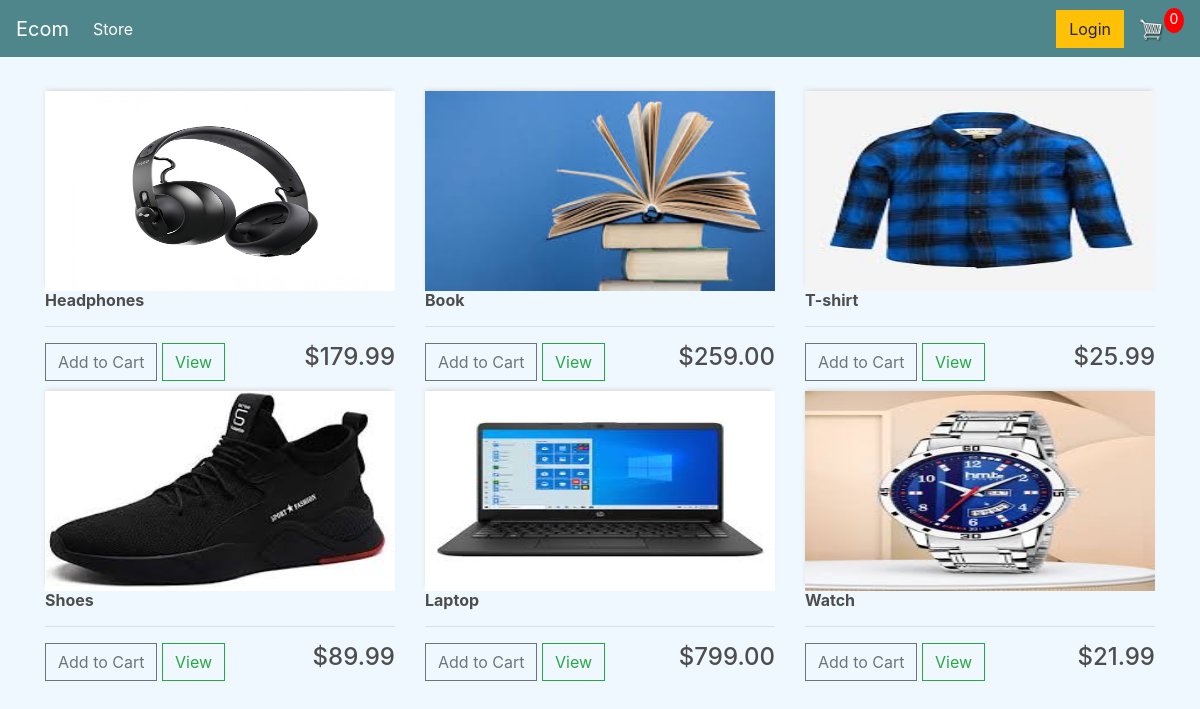
The page / on the database its author committed.
### store/models.py (models this page shows, shortened)
class Product(models.Model):
    name = models.CharField(max_length=200, null=True)
    price = models.DecimalField(max_digits=7, decimal_places=2)
    digital = models.BooleanField(default=False, null=True, blank=False)
    image = models.ImageField(null=True, blank=True)
    @property
    def imageURL(self):
        try:
            url = self.image.url
        except:
            url = ''
        return url

### store/views.py (the view)
# urls.py: path('', include('store.urls'))
def store(request):
    data = cartData(request)
    cartItems = data['cartItems']
    order = data['order']
    items = data['items']
    products = Product.objects.all()
    context = {'products': products, 'cartItems': cartItems}
    return render(request, 'store/store.html', context)

### store/utils.py (called while the page is built, shortened)
def cookieCart(request):
    try:
        cart = json.loads(request.COOKIES['cart'])
    except:
        cart = {}
    items = []
    order = {'get_cart_total': 0, 'get_cart_items': 0, 'shipping': False}
    cartItems = order['get_cart_items']
    return {'cartItems': cartItems, 'order': order, 'items': items}

def cartData(request):
    if request.user.is_authenticated:
        customer = request.user.customer
        order, created = Order.objects.get_or_create(customer=customer, complete=False)
        items = order.orderitem_set.all()
        cartItems = order.get_cart_items
    else:
        cookieData = cookieCart(request)
        cartItems = cookieData['cartItems']
        order = cookieData['order']
        items = cookieData['items']
    return {'cartItems': cartItems, 'order': order, 'items': items}

### store/Templates/Store/Store.html
{% extends 'store/Main.html' %}
{% load static %}
{% block content %}
<div class="row">
    {% for product in products %}
    <div class="col-lg-4">
        <img class="thumbnail" src="{{product.imageURL}}">
        <div class="box-element-product">
            <h6><strong>{{ product.name }}</strong></h6>
            <hr>
            <button data-product="{{product.id}}" data-action="add" class="btn btn-outline-secondary add-btn update-cart">Add to Cart</button>
            <a class="btn btn-outline-success">View</a>
            <h4 style="display: block-inline;float: right">${{ product.price|floatformat:2 }}</h4>
        </div>
    </div>
    {% endfor %}
</div>
{% endblock content %}

### store/Templates/Store/Main.html (shortened to what this page needs)
<!DOCTYPE html>
{% load static %}
<head>
    <link rel="stylesheet" href="https://stackpath.bootstrapcdn.com/bootstrap/4.5.2/css/bootstrap.min.css"
>
    <link rel="stylesheet" type="text/css" href="{% static 'css/main.css' %}">
</head>
<body>
<nav class="navbar navbar-expand-lg navbar-dark bg-dark">
  <a class="navbar-brand" href="{% url 'store'%}">Ecom</a>
  <div class="collapse navbar-collapse" id="navbarSupportedContent">
    <ul class="navbar-nav mr-auto">
      <li class="nav-item active">
        <a class="nav-link" href="{% url 'store' %}">Store <span class="sr-only">(current)</span></a>
      </li>
    </ul>
          <div class="form-inline my-2 my-lg-0">
            <a href="#" class="btn btn-warning">Login</a>
              <a href="{% url 'cart' %}">
            <img  id="cart-icon" src="{% static 'images/cart.png' %}">
        </a>
            <p id="cart-total">{{cartItems}}</p>
        </div>
  </div>
</nav>
<div class="container">
    <br>
    {% block content %}
    {% endblock content %}
</div>
</body>
</html>

### Static/css/main.css (style rules this page uses)
body { background-color: #f0f8ff!important; }
h1,h2,h3,h4,h5,h6 { color:hsl(0, 0%, 30%); }
.thumbnail { width: 100%; height: 200px; -webkit-box-shadow: -1px -3px 5px -2px rgba(214,214,214,1); -moz-box-shadow: -1px -3px 5px -2px rgba(214,214,214,1); box-shadow: -1px -3px 5px -2px rgba(214,214,214,1); }
.bg-dark { background-color: #4f868c!important; }
#cart-icon { width:25px; display: inline-block; margin-left: 15px; }
#cart-total { display: block; text-align: center; color:#fff; background-color: red; width: 20px; height: 25px; border-radius: 50%; font-size: 14px; }
.col-lg-4, .col-lg-6, .col-lg-8, .col-lg-12 { margin-top: 10px; }
.btn { border-radius: 0; }

### rows shown on the page
Product: imageURL (picture), name "Headphones", price "179.99"
Product: imageURL (picture), name "Book", price "259.00"
Product: imageURL (picture), name "T-shirt", price "25.99"
Product: imageURL (picture), name "Shoes", price "89.99"
Product: imageURL (picture), name "Laptop", price "799.00"
Product: imageURL (picture), name "Watch", price "21.99"

### other values the page prints
{{ cartItems }} "0"
